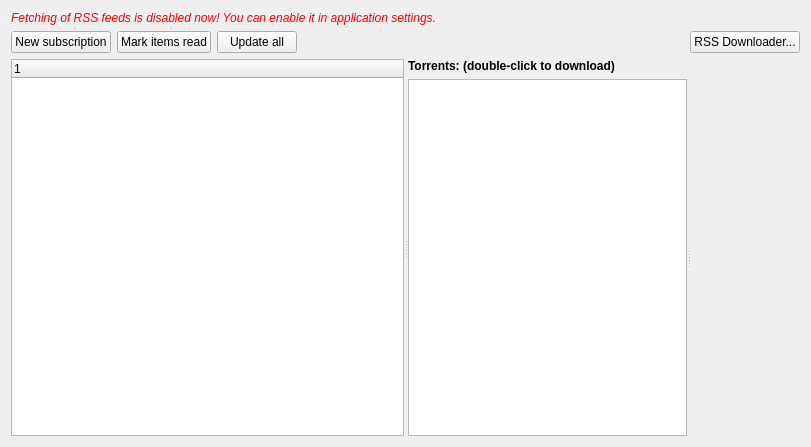
<?xml version="1.0" encoding="UTF-8"?>
<ui version="4.0">
 <class>RSSWidget</class>
 <widget class="QWidget" name="RSSWidget">
  <property name="geometry">
   <rect>
    <x>0</x>
    <y>0</y>
    <width>811</width>
    <height>447</height>
   </rect>
  </property>
  <property name="acceptDrops">
   <bool>false</bool>
  </property>
  <property name="windowTitle">
   <string>Search</string>
  </property>
  <layout class="QVBoxLayout" name="verticalLayout_2">
   <item>
    <widget class="QLabel" name="labelWarn">
     <property name="font">
      <font>
       <italic>true</italic>
      </font>
     </property>
     <property name="styleSheet">
      <string notr="true">color: red;</string>
     </property>
     <property name="text">
      <string>Fetching of RSS feeds is disabled now! You can enable it in application settings.</string>
     </property>
     <property name="wordWrap">
      <bool>true</bool>
     </property>
    </widget>
   </item>
   <item>
    <layout class="QHBoxLayout" name="horizontalLayout">
     <item>
      <widget class="QPushButton" name="newFeedButton">
       <property name="text">
        <string>New subscription</string>
       </property>
      </widget>
     </item>
     <item>
      <widget class="QPushButton" name="markReadButton">
       <property name="text">
        <string>Mark items read</string>
       </property>
      </widget>
     </item>
     <item>
      <widget class="QPushButton" name="updateAllButton">
       <property name="toolTip">
        <string>Refresh RSS streams</string>
       </property>
       <property name="text">
        <string>Update all</string>
       </property>
      </widget>
     </item>
     <item>
      <spacer name="spacer1">
       <property name="orientation">
        <enum>Qt::Orientation::Horizontal</enum>
       </property>
       <property name="sizeHint" stdset="0">
        <size>
         <width>0</width>
         <height>0</height>
        </size>
       </property>
      </spacer>
     </item>
     <item>
      <widget class="QPushButton" name="rssDownloaderBtn">
       <property name="text">
        <string>RSS Downloader...</string>
       </property>
      </widget>
     </item>
    </layout>
   </item>
   <item>
    <widget class="QSplitter" name="splitterSide">
     <property name="sizePolicy">
      <sizepolicy hsizetype="Expanding" vsizetype="Expanding">
       <horstretch>0</horstretch>
       <verstretch>0</verstretch>
      </sizepolicy>
     </property>
     <property name="orientation">
      <enum>Qt::Orientation::Horizontal</enum>
     </property>
     <widget class="FeedListWidget" name="feedListWidget"/>
     <widget class="QWidget" name="layoutWidget">
      <layout class="QVBoxLayout" name="verticalLayout">
       <item>
        <widget class="QLabel" name="news_lbl">
         <property name="font">
          <font>
           <bold>true</bold>
          </font>
         </property>
         <property name="text">
          <string>Torrents: (double-click to download)</string>
         </property>
        </widget>
       </item>
       <item>
        <widget class="QSplitter" name="splitterMain">
         <property name="sizePolicy">
          <sizepolicy hsizetype="Expanding" vsizetype="Expanding">
           <horstretch>0</horstretch>
           <verstretch>0</verstretch>
          </sizepolicy>
         </property>
         <property name="orientation">
          <enum>Qt::Orientation::Horizontal</enum>
         </property>
         <widget class="ArticleListWidget" name="articleListWidget"/>
         <widget class="HtmlBrowser" name="textBrowser"/>
        </widget>
       </item>
      </layout>
     </widget>
    </widget>
   </item>
  </layout>
  <action name="actionDelete">
   <property name="text">
    <string>Delete</string>
   </property>
   <property name="toolTip">
    <string>Delete</string>
   </property>
  </action>
  <action name="actionRename">
   <property name="text">
    <string>Rename...</string>
   </property>
   <property name="toolTip">
    <string>Rename</string>
   </property>
  </action>
  <action name="actionUpdate">
   <property name="text">
    <string>Update</string>
   </property>
   <property name="toolTip">
    <string>Update</string>
   </property>
  </action>
  <action name="actionNewSubscription">
   <property name="text">
    <string>New subscription...</string>
   </property>
  </action>
  <action name="actionUpdateAllFeeds">
   <property name="text">
    <string>Update all feeds</string>
   </property>
   <property name="toolTip">
    <string>Update all feeds</string>
   </property>
  </action>
  <action name="actionMarkItemsRead">
   <property name="text">
    <string>Mark items read</string>
   </property>
   <property name="toolTip">
    <string>Mark items read</string>
   </property>
  </action>
  <action name="actionDownloadTorrent">
   <property name="text">
    <string>Download torrent</string>
   </property>
  </action>
  <action name="actionOpenNewsURL">
   <property name="text">
    <string>Open news URL</string>
   </property>
  </action>
  <action name="actionCopyFeedURL">
   <property name="text">
    <string>Copy feed URL</string>
   </property>
  </action>
  <action name="actionNewFolder">
   <property name="text">
    <string>New folder...</string>
   </property>
  </action>
  <action name="actionEditFeedURL">
   <property name="text">
    <string>Edit feed URL...</string>
   </property>
   <property name="toolTip">
    <string>Edit feed URL</string>
   </property>
  </action>
  <action name="actionFeedClear">
   <property name="text">
    <string>Clear</string>
   </property>
   <property name="toolTip">
    <string>Clear Feed</string>
   </property>
  </action>
 </widget>
 <customwidgets>
  <customwidget>
   <class>HtmlBrowser</class>
   <extends>QWidget</extends>
   <header>gui/rss/htmlbrowser.h</header>
   <container>1</container>
  </customwidget>
  <customwidget>
   <class>FeedListWidget</class>
   <extends>QTreeWidget</extends>
   <header>gui/rss/feedlistwidget.h</header>
  </customwidget>
  <customwidget>
   <class>ArticleListWidget</class>
   <extends>QListWidget</extends>
   <header>gui/rss/articlelistwidget.h</header>
  </customwidget>
 </customwidgets>
 <resources/>
 <connections/>
</ui>
